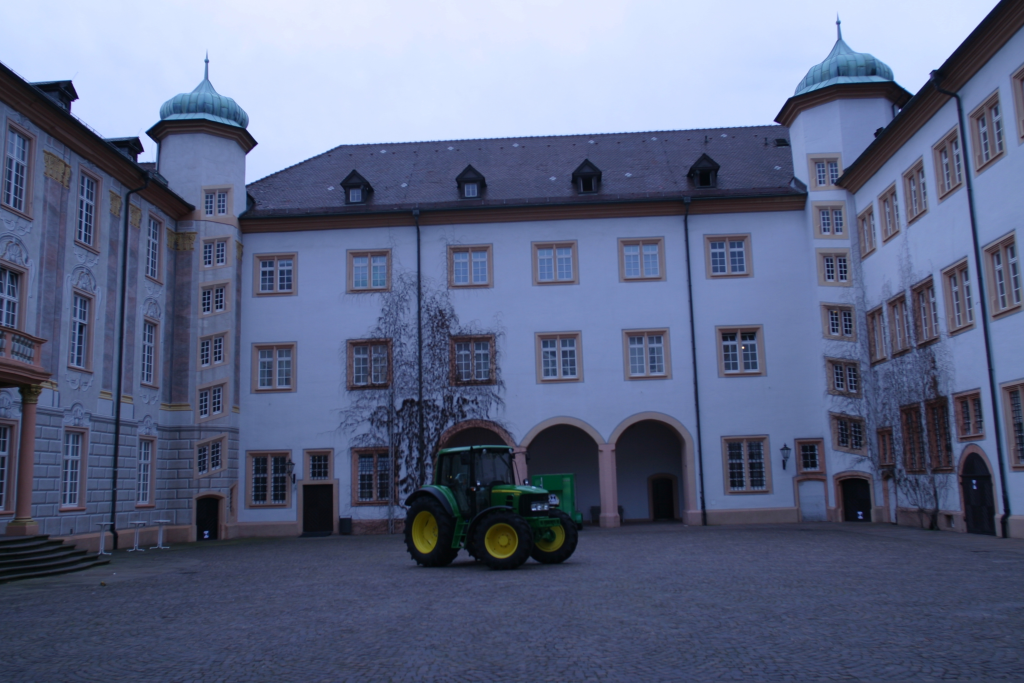
#> input picture 0000.jpg, 3072 x 2048 px (shown at 1/3 size)
$ python RunningSingleImage.py   (older library calls are emulated)
#> lines starting #> are read from the running program, lines starting #| are printed output that depends on the picture
"Image data association using skicit learn"

"Import the library used in the project"

import skimage
from skimage import data
import os
from skimage import io
import pandas as pd
from natsort import natsorted, ns
from sklearn.preprocessing import MinMaxScaler
from skimage import util
from skimage import filters
from mpl_toolkits.mplot3d import Axes3D

from sklearn import metrics
from sklearn.cluster import MeanShift,estimate_bandwidth
import numpy as np
import matplotlib.pyplot as plt
from skimage.util import view_as_blocks
from skimage import color
import skimage.io
import PIL
from PIL import Image
from numpy import asarray

"""The first step to any machine learning model is data preparation in the case
of image is image preprocessing which means changing images into matrices."""

"Importing images and resizing images"

image = Image.open('0000.jpg')
#> image is the input picture: PIL image 3072x2048 RGB; mean R, G, B 93.3, 102.6, 132.3
base_width = 360
width_percent = (base_width / float(image.size[0]))
#> width_percent = 0.117
hsize = int((float(image.size[1]) * float(width_percent)))
#> hsize = 240
image = image.resize((base_width, hsize), PIL.Image.ANTIALIAS)
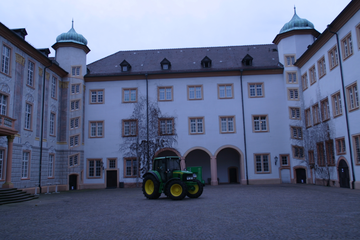
#> image: PIL image 360x240 RGB; mean R, G, B 93.3, 102.6, 132.3
image = asarray(image)

"""Create a descriptor of the rgb of the image into rgb values corresponding to the rows and
columns"""
index = pd.MultiIndex.from_product((*map(range, image.shape[:2]), ('r', 'g', 'b')),
    names=('row', 'col', None))
df_1 = pd.Series(image.flatten(), index=index)
df_1 = df_1.unstack()
#> df_1 = table of 86400 rows and 3 columns
df_1 = df_1.reset_index().reindex(columns=['col','row',   'r','g','b'])
#> df_1 = table of 86400 rows and 5 columns
df_1.head(10)

"""Vector 2 with only rgb values."""
df_2 = df_1[['r', 'g', 'b']]
#> df_2 = table of 86400 rows and 3 columns
df_2.head(10)

"Normalize the pixel  between value 0-1"
nd_1 = MinMaxScaler(feature_range=(0, 1)).fit_transform(df_1)

"Calculating bandwidth"
#> (the run stopped early here; a loop or call above may not have finished)
